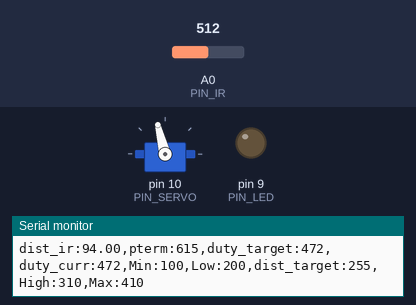
A sketch run on a simulated Arduino Uno, built with avr-gcc and run on an emulated ATmega328P. Shown: servo, output pins drawn as LEDs (lit = HIGH), the last lines printed to the serial monitor. The inputs (shaded band) are chosen by the test bench; at power-on: A0 (PIN_IR) = 512.

Above: at 1.2 s.
1.3 s: A0 (PIN_IR) set to 250
At 2.4 s:
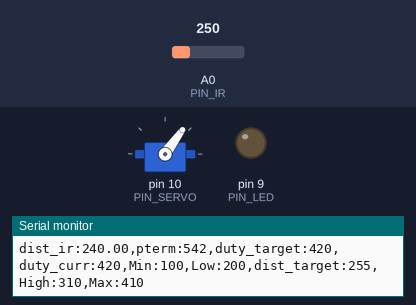
3.1 s: A0 (PIN_IR) set to 270
At 4.3 s:
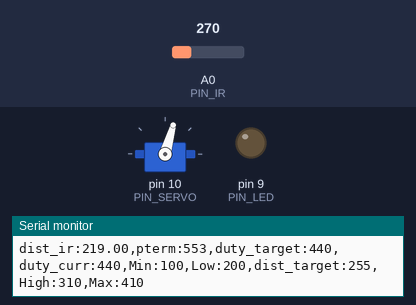
4.8 s: A0 (PIN_IR) set to 195
At 5.7 s:
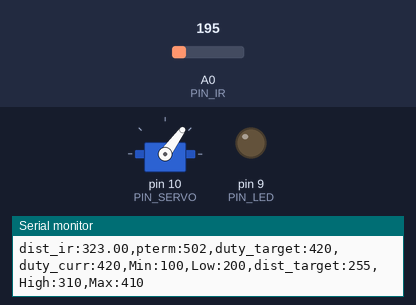
6.3 s: A0 (PIN_IR) set to 1023
At 7.7 s:
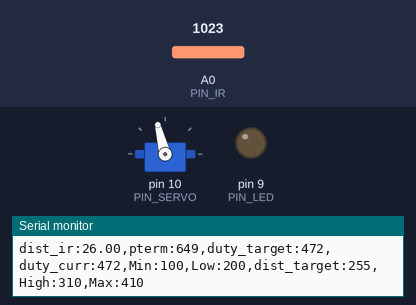
Timing chart, 0 to 8.8 s (numbered marks = the images above; inputs shaded):
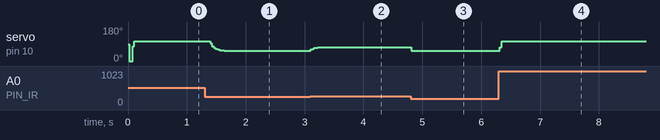

The sketch:

P-control.ino
```cpp
#include <Servo.h>

// Arduino pin assignment
#define PIN_LED 9
#define PIN_SERVO 10
#define PIN_IR A0

// Framework setting
#define _DIST_TARGET 205
#define _DIST_MIN 103
#define _DIST_MAX 260

// Distance sensor
// #define _DIST_ALPHA 0.0

// Servo range
#define _DUTY_MIN 1100
#define _DUTY_NEU 1450
#define _DUTY_MAX 1620

// Servo speed control
#define _SERVO_ANGLE 50
#define _SERVO_SPEED 2000

// Event periods
// #define _INTERVAL_DIST 20
#define _INTERVAL_SERVO 20
#define _INTERVAL_SERIAL 100

// PID parameters
#define _KP 10.0
#define _KI 0.0
#define _KD 0.0

#define _INTERVAL_DIST 30  // DELAY_MICROS * samples_num^2 의 값이 최종 거리측정 인터벌임. 넉넉하게 30ms 잡음.
#define DELAY_MICROS  1500 // 필터에 넣을 샘플값을 측정하는 딜레이(고정값!)
#define EMA_ALPHA 0.35     // EMA 필터 값을 결정하는 ALPHA 값. 작성자가 생각하는 최적값임.
float ema_dist=0;            // EMA 필터에 사용할 변수
float filtered_dist;       // 최종 측정된 거리값을 넣을 변수. loop()안에 filtered_dist = filtered_ir_distance(); 형태로 사용하면 됨.
float samples_num = 3;     // 스파이크 제거를 위한 부분필터에 샘플을 몇개 측정할 것인지. 3개로 충분함! 가능하면 수정하지 말 것.

// Servo instance
Servo myservo;

// Distance sensor
float dist_target;
float dist_raw, dist_ema;

// Event periods
unsigned long last_sampling_time_dist, last_sampling_time_servo,last_sampling_time_serial;
bool event_dist, event_servo, event_serial;

// Servo speed control
int duty_chg_per_interval;
int duty_target, duty_curr, duty_neutral, X;

// PID variables
float error_curr, error_prev, control, pterm, dterm, iterm;

void setup() {
// initialize GPIO pins for LED and attach servo
  pinMode(PIN_LED, OUTPUT);
  myservo.attach(PIN_SERVO);

// initialize global variables
  duty_target = _DIST_MIN;
  duty_curr = _DIST_MIN;
  dist_raw = _DIST_MIN;
  dist_ema = _DIST_MIN;
  last_sampling_time_dist, last_sampling_time_servo, last_sampling_time_serial = 0;
  pterm = iterm = dterm = 0;
  error_curr = 0;
  error_prev = 0;

// move servo to neutral position
  myservo.writeMicroseconds(_DUTY_NEU);

// initialize serial port
  Serial.begin(57600);

// convert angle speed into duty change per interval.
  duty_chg_per_interval = (float)(_DUTY_MAX - _DUTY_MIN) * (_SERVO_SPEED / _SERVO_ANGLE) * (_INTERVAL_SERVO / 1000.0);
}


void loop() {
    unsigned long time_curr = millis();
    if(time_curr >= last_sampling_time_dist + _INTERVAL_DIST) {
        last_sampling_time_dist += _INTERVAL_DIST;
        event_dist = true;
    }
    if(time_curr >= last_sampling_time_servo + _INTERVAL_SERVO) {
        last_sampling_time_servo += _INTERVAL_SERVO;
        event_servo = true;
    }
    if(time_curr >= last_sampling_time_serial + _INTERVAL_SERIAL) {
        last_sampling_time_serial += _INTERVAL_SERIAL;
        event_serial = true;
    }

    if(event_dist) {
        event_dist = false;
        // get a distance reading from the distance sensor
        dist_raw = filtered_ir_distance();

        // PID control logic
        error_curr = _DIST_TARGET - dist_raw;
        pterm = _KP * error_curr;
        dterm = _KD * (error_curr - error_prev);
        control = pterm + dterm;
        //control = _KP * pterm + _KI * iterm +  _KD * dterm;
        duty_target = _DUTY_NEU + control;

  // keep duty_target value within the range of [_DUTY_MIN, _DUTY_MAX]
        if(duty_target < _DUTY_MIN) duty_target = _DUTY_MIN;
        if(duty_target > _DUTY_MAX) duty_target = _DUTY_MAX;

 // update error_prev
        error_prev = error_curr;
  }

    if(event_servo) {
        event_servo = false;

        // adjust duty_curr toward duty_target by duty_chg_per_interval
        if(duty_target > duty_curr) {
            duty_curr += duty_chg_per_interval;
            if(duty_curr > duty_target) duty_curr = duty_target;
        }
        else {
            duty_curr -= duty_chg_per_interval;
            if(duty_curr < duty_target) duty_curr = duty_target;
        }

        // update servo position
        myservo.writeMicroseconds((int)duty_curr);

        event_servo = false;
    }

    if(event_serial) {
      event_serial = false;
      Serial.print("dist_ir:");
      Serial.print(dist_raw);
      Serial.print(",pterm:");
      Serial.print(map(pterm,-1000,1000,510,610));
      Serial.print(",duty_target:");
      Serial.print(map(duty_target,1000,2000,410,510));
      Serial.print(",duty_curr:");
      Serial.print(map(duty_curr,1000,2000,410,510));
      Serial.println(",Min:100,Low:200,dist_target:255,High:310,Max:410");
    }
}

float ir_distance(void){ // return value unit: mm
    float val;
    float volt = float(analogRead(PIN_IR));
    val = ((6762.0/(volt - 9.0)) - 4.0) * 10.0;
    return val;
}

float under_noise_filter(void){ // 아래로 떨어지는 형태의 스파이크를 제거해주는 필터
  int currReading;
  int largestReading = 0;
  for (int i = 0; i < samples_num; i++) {
    currReading = ir_distance();
    if (currReading > largestReading) { largestReading = currReading; }
    // Delay a short time before taking another reading
    delayMicroseconds(DELAY_MICROS);
  }
  return largestReading;
}

float filtered_ir_distance(void){ // 아래로 떨어지는 형태의 스파이크를 제거 후, 위로 치솟는 스파이크를 제거하고 EMA필터를 적용함.
  // under_noise_filter를 통과한 값을 upper_nosie_filter에 넣어 최종 값이 나옴.
  int currReading;
  int lowestReading = 1024;
  for (int i = 0; i < samples_num; i++) {
    currReading = under_noise_filter();
    if (currReading < lowestReading) { lowestReading = currReading; }
  }
  // eam 필터 추가
  ema_dist = EMA_ALPHA*lowestReading + (1-EMA_ALPHA)*ema_dist;
  return ema_dist;
}
//===================================================


/* float ir_distance_filtered(void){ // return value unit: mm
  return ir_distance(); // for now, just use ir_distance() without noise filter.
} */
```

Measured:
- after the input at 1.3 s, servo on pin 10 (PIN_SERVO): moves from 104° to 54° over 0.30 s, starting after 0.10 s
- after the input at 3.1 s, servo on pin 10 (PIN_SERVO): 54° → 74° at once
- after the input at 4.8 s, servo on pin 10 (PIN_SERVO): 74° → 54° at once
- after the input at 6.3 s, servo on pin 10 (PIN_SERVO): 54° → 104° at once
